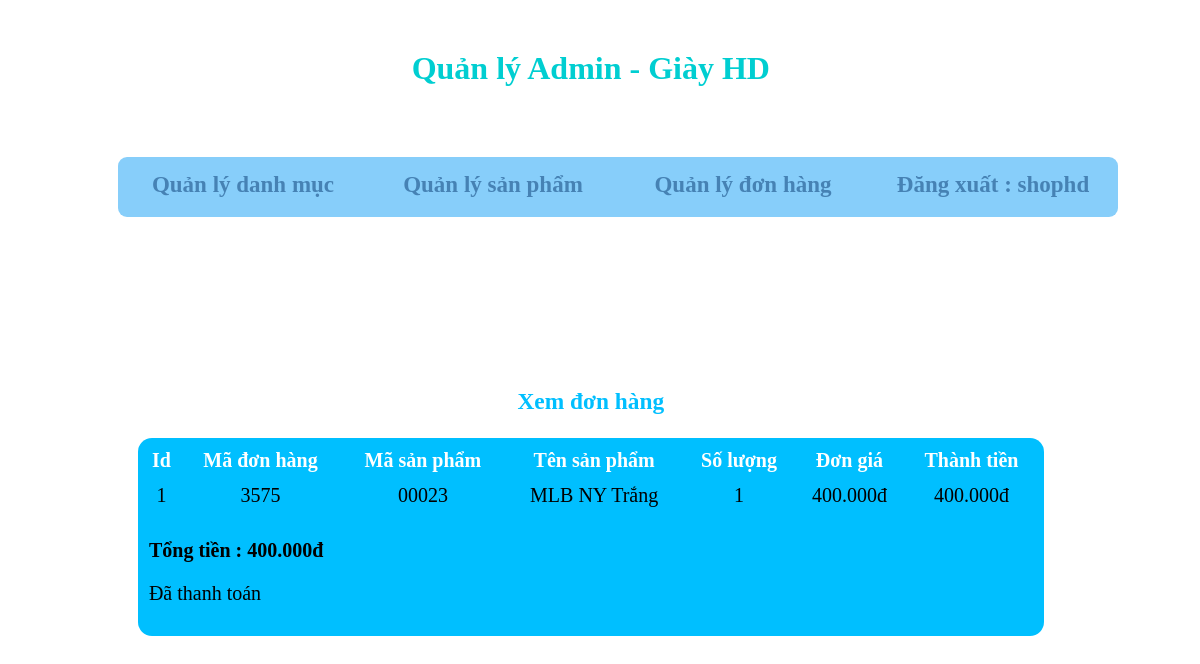
Page /admin/index-admin.php?action=donhang&query=xemdonhang&code=3575 (signed in) on the committed database.
### tables this page shows
CREATE TABLE `tbl_cart_details` (
  `id_cart_details` int(11) NOT NULL,
  `code_cart` varchar(10) NOT NULL,
  `id_sanpham` int(11) NOT NULL,
  `soluongmua` int(11) NOT NULL
);

CREATE TABLE `tbl_sanpham` (
  `id_sanpham` int(11) NOT NULL,
  `tensanpham` varchar(225) NOT NULL,
  `masp` varchar(100) NOT NULL,
  `giasp` varchar(50) NOT NULL,
  `soluong` int(11) NOT NULL,
  `hinhanh` varchar(50) NOT NULL,
  `size` int(11) NOT NULL,
  `tomtat` text NOT NULL,
  `tinhtrang` int(11) NOT NULL,
  `id_danhmuc` int(11) NOT NULL
);

### admin/modules/quanlydonhang/view-order.php (the view)
<h3 style="margin-top: 50px;">Xem đơn hàng</h3>
<?php
	$code = $_GET['code'];
	$sql_lietke_dh = "SELECT * FROM tbl_cart_details,tbl_sanpham WHERE tbl_cart_details.id_sanpham=tbl_sanpham.id_sanpham AND tbl_cart_details.code_cart='".$code."' ORDER BY tbl_cart_details.id_cart_details DESC";
	$query_lietke_dh = mysqli_query($mysqli,$sql_lietke_dh);
?>
<table style="width:85%;margin:auto;background-color:deepskyblue;margin-top:20px;margin-bottom:40px;border-spacing:10px;border-radius:14px" border="0" >
  <tr style="color:white">
  	<th>Id</th>
    <th>Mã đơn hàng</th>
    <th>Mã sản phẩm</th>
    <th>Tên sản phẩm</th>
    <th>Số lượng</th>
    <th>Đơn giá</th>
    <th>Thành tiền</th>
  </tr>
  <?php
  $i = 0;
  $tongtien = 0;
  while($row = mysqli_fetch_array($query_lietke_dh)){
  	$i++;
  	$thanhtien = $row['giasp']*$row['soluongmua'];
  	$tongtien += $thanhtien ;
  ?>
  <tr style="text-align: center;">
  	<td><?php echo $i ?></td>
    <td><?php echo $row['code_cart'] ?></td>
    <td><?php echo $row['masp'] ?></td>
    <td><?php echo $row['tensanpham'] ?></td>
    <td><?php echo $row['soluongmua'] ?></td>
    <td><?php echo number_format($row['giasp'],0,',','.').'đ' ?></td>
    <td><?php echo number_format($thanhtien,0,',','.').'đ' ?></td>
  </tr>
  <?php
  }
  ?>
  <tr>
  	<td colspan="6">
   		<p style="font-weight: bold;">Tổng tiền : <?php echo number_format($tongtien,0,',','.').'đ' ?></p>
       <p>Đã thanh toán</p>
   	</td>
  </tr>
</table>

### admin/css/index-admin.css (style rules this page uses)
.container h3 { color: deepskyblue; text-align: center; }

### rows in the picture
tbl_cart_details: code_cart "3575", id_sanpham.masp "00023", id_sanpham.tensanpham "MLB NY Trắng", soluongmua "1", id_sanpham.giasp "400.000", thanhtien "400.000"

### other values in the picture
$_SESSION['dangnhap'] "shophd"
$tongtien "400.000"
